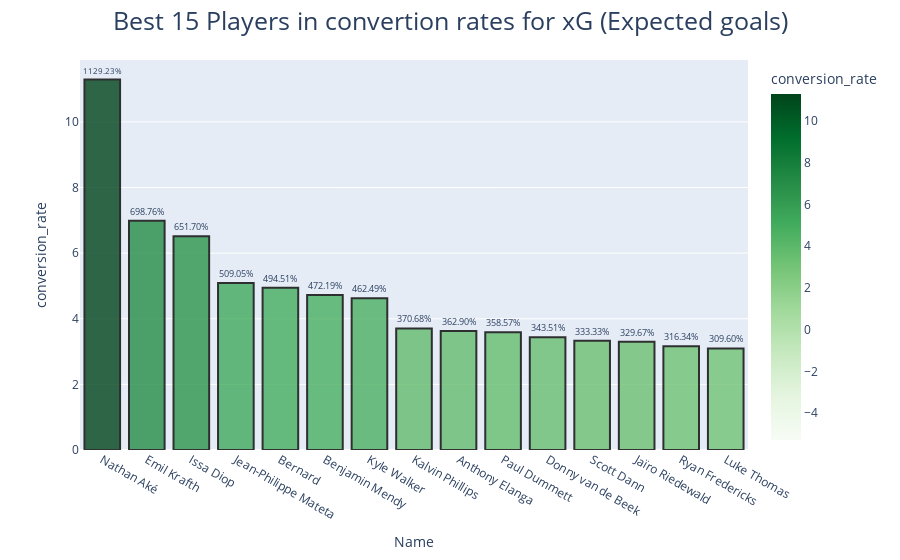

Write notebook code for a chart like this one.
### Markdown cell above
#### With the Xg (expected goals) data, we can calculate how many goals the player should have scored:
Projected goals = ((Mins / 90) * xG)
#### And then we can calculate what's tax of convertion the player had:
Convertion Rate: (Goals / Projected goals)

### Code cell
premier['conversion_rate'] = premier['Goals'] / ((premier['Mins'] / 90) * premier['xG'])
premier['conversion_rate'].replace([np.inf, -np.inf], 0, inplace=True)
#premier['conversion_rate'].fillna(0)

goals_rate = px.bar(data_frame=premier.nlargest(15, 'conversion_rate')[['conversion_rate', 'Name']],
                   x='Name', y='conversion_rate', color='conversion_rate', text='conversion_rate',
                   color_continuous_scale='greens', color_continuous_midpoint=3, opacity=0.8)
goals_rate.update_layout(title_text='Best 15 Players in convertion rates for xG (Expected goals)', title_x=0.5, 
                        title_font=dict(size=25))
goals_rate.update_traces(marker=dict(line=dict(color='#000000', width=2)), texttemplate='%{text:.2%}', textposition='outside')

### Figure 1 — Plotly figure (JSON) as saved in the notebook; plotly's stock layout.template omitted (floating-point values rounded to 4 significant figures)
{"data": [{"hovertemplate": "Name=%{x}<br>conversion_rate=%{marker.color}<extra></extra>", "legendgroup": "", "marker": {"color": [11.29, 6.988, 6.517, 5.09, 4.945, 4.722, 4.625, 3.707, 3.629, 3.586, 3.435, 3.333, 3.297, 3.163, 3.096], "coloraxis": "coloraxis", "line": {"color": "#000000", "width": 2}, "opacity": 0.8, "pattern": {"shape": ""}}, "name": "", "orientation": "v", "showlegend": false, "text": [11.29, 6.988, 6.517, 5.09, 4.945, 4.722, 4.625, 3.707, 3.629, 3.586, 3.435, 3.333, 3.297, 3.163, 3.096], "textposition": "outside", "texttemplate": "%{text:.2%}", "type": "bar", "x": ["Nathan Aké", "Emil Krafth", "Issa Diop", "Jean-Philippe Mateta", "Bernard", "Benjamin Mendy", "Kyle Walker", "Kalvin Phillips", "Anthony Elanga", "Paul Dummett", "Donny van de Beek", "Scott Dann", "Jaïro Riedewald", "Ryan Fredericks", "Luke Thomas"], "xaxis": "x", "y": [11.29, 6.988, 6.517, 5.09, 4.945, 4.722, 4.625, 3.707, 3.629, 3.586, 3.435, 3.333, 3.297, 3.163, 3.096], "yaxis": "y"}], "layout": {"barmode": "relative", "coloraxis": {"cmid": 3, "colorbar": {"title": {"text": "conversion_rate"}}, "colorscale": [[0, "rgb(247,252,245)"], [0.125, "rgb(229,245,224)"], [0.25, "rgb(199,233,192)"], [0.375, "rgb(161,217,155)"], [0.5, "rgb(116,196,118)"], [0.625, "rgb(65,171,93)"], [0.75, "rgb(35,139,69)"], [0.875, "rgb(0,109,44)"], [1, "rgb(0,68,27)"]]}, "legend": {"tracegroupgap": 0}, "margin": {"t": 60}, "title": {"font": {"size": 25}, "text": "Best 15 Players in convertion rates for xG (Expected goals)", "x": 0.5}, "xaxis": {"anchor": "y", "domain": [0, 1], "title": {"text": "Name"}}, "yaxis": {"anchor": "x", "domain": [0, 1], "title": {"text": "conversion_rate"}}}}
